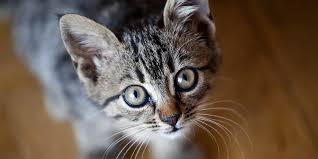
#> input picture python/opencv/cat.jpeg, 318 x 159 px
$ python histequilized.py --image cat.jpeg
#> lines starting #> are read from the running program, lines starting #| are printed output that depends on the picture
import numpy as np
import cv2
import argparse

#This is parsing the image
# fetching the arguments and save in dictionary
ap = argparse.ArgumentParser() #parse command line arguments
ap.add_argument("-i", "--image", required = True, help="Path to the image") #pass image from command line labelled as argument "-image"
args = vars(ap.parse_args()) #parse the arguments and store them in a dictionary

# loading and converting the image into numpy array
# printing the corresponding values
image = cv2.imread(args["image"])
#> image is the input picture: shape (159, 318, 3); mean B, G, R 75.4, 88.7, 105

#Showing the original image
cv2.imshow("Original image or BGR color space", image)
#showtime
cv2.waitKey(0)

#Convert the original image to Gray scale image
gray = cv2.cvtColor(image, cv2.COLOR_BGR2GRAY)
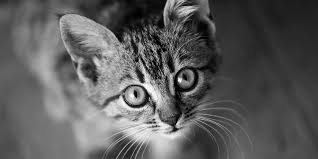
#> gray: shape (159, 318); min 0, max 255, mean 92.1
#Showing the original image
cv2.imshow("Gray scale image", gray)
#showtime
cv2.waitKey(0)

eq = cv2.equalizeHist(gray)
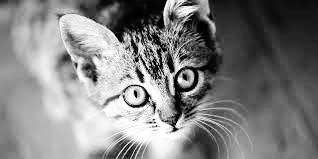
#> eq: shape (159, 318); min 0, max 255, mean 128.2
#Showing the equilize image
cv2.imshow("Equilize image", np.hstack([gray, eq]))
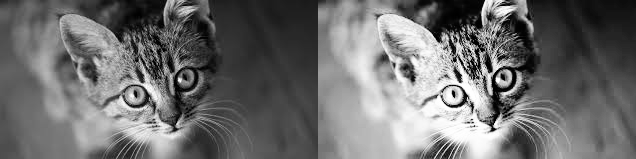
#> window 'Equilize image': shape (159, 636); min 0, max 255, mean 110.1
#showtime
cv2.waitKey(0)

$ run again, on python/opencv/cing.jpg
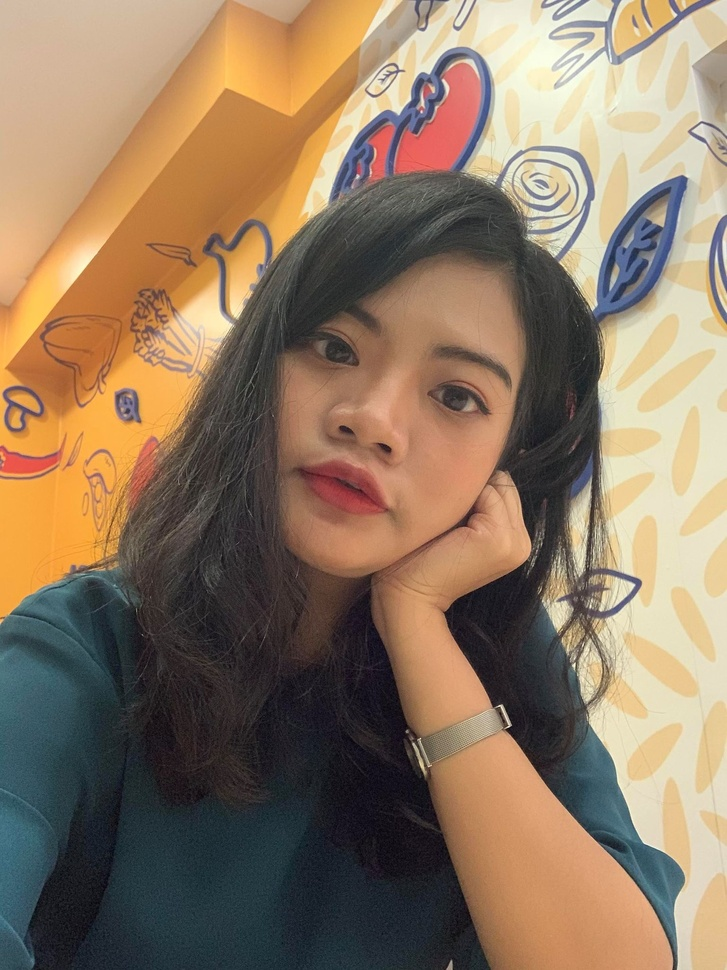
#> input picture python/opencv/cing.jpg, 727 x 970 px, shrunk from 1536 x 2048 before the run
#> image is the input picture: shape (970, 727, 3); mean B, G, R 98, 120.7, 142.9
#> `gray = cv2.cvtColor(image, cv2.COLOR_BGR2GRAY)`:
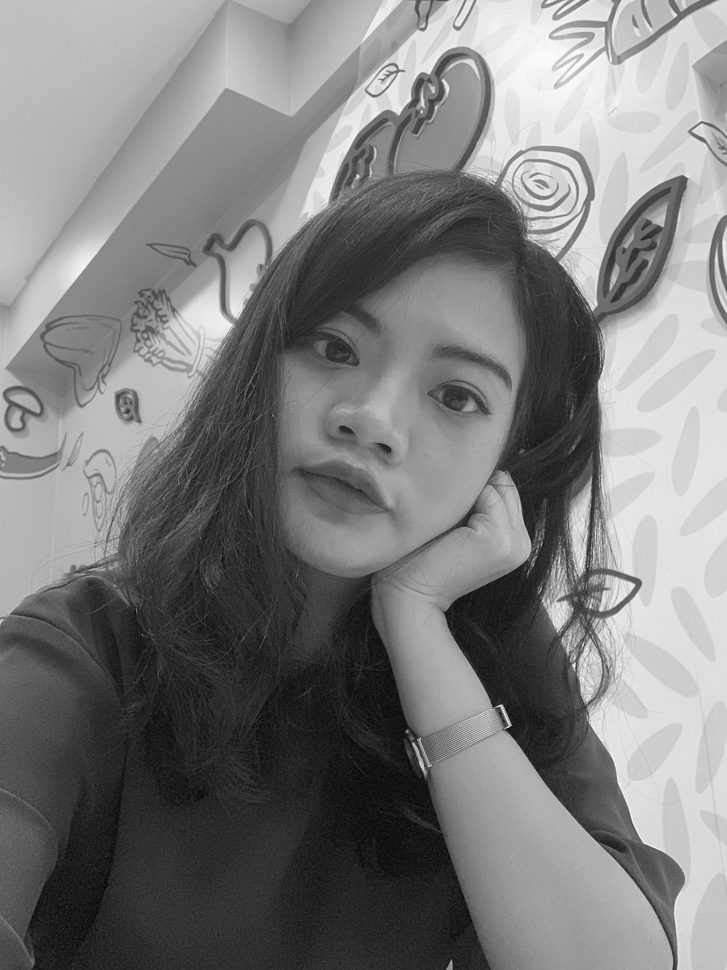
#> gray: shape (970, 727); min 2, max 254, mean 124.8
#> `cv2.imshow("Equilize image", np.hstack([gray, eq]))`:
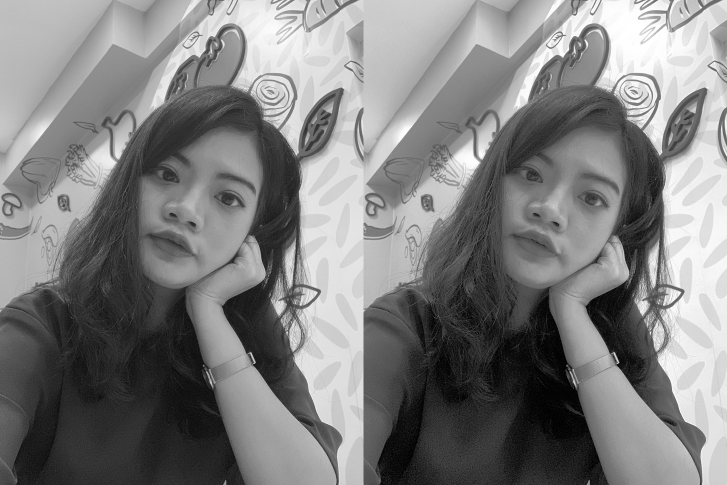
#> window 'Equilize image': shape (970, 1454) (shown at 1/2 size); min 0, max 255, mean 126.5

$ run again, on python/opencv/cing1.png
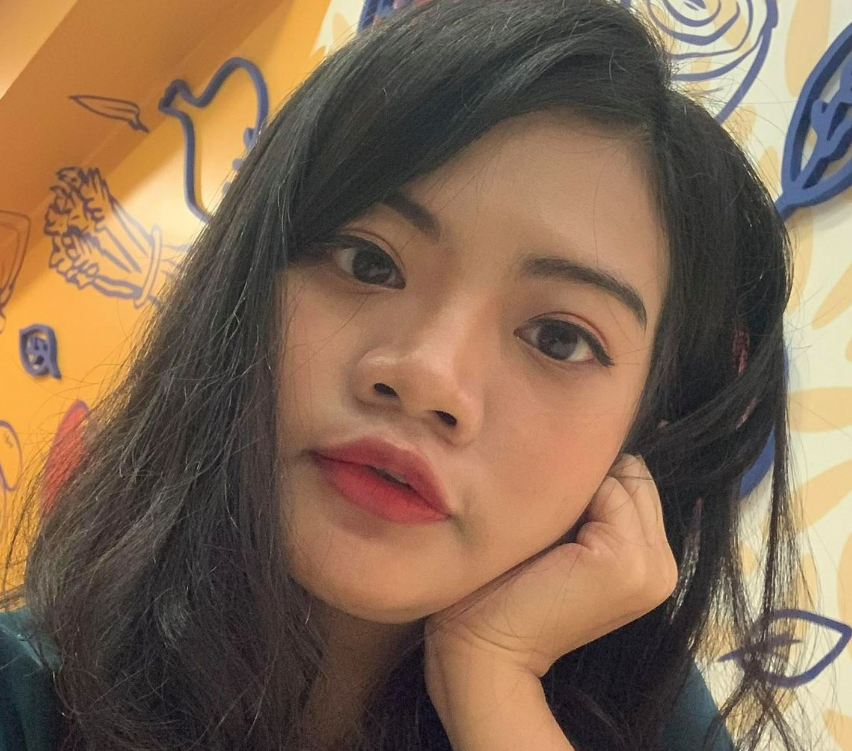
#> input picture python/opencv/cing1.png, 852 x 751 px
#> image is the input picture: shape (751, 852, 3); mean B, G, R 82.8, 105.2, 130.9
#> `eq = cv2.equalizeHist(gray)`:
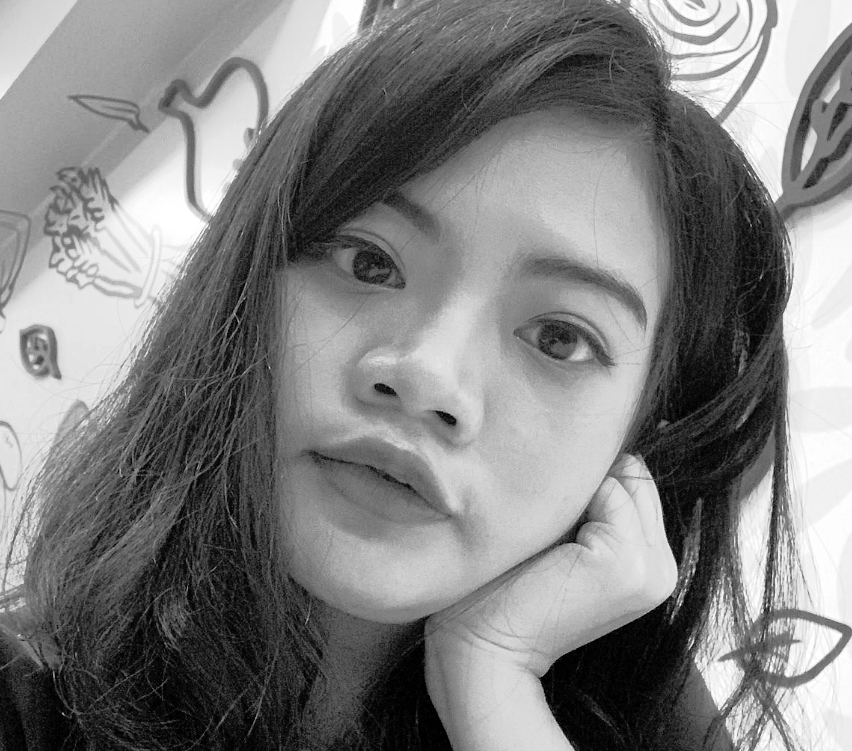
#> eq: shape (751, 852); min 0, max 255, mean 128.2
#> `cv2.imshow("Equilize image", np.hstack([gray, eq]))`:
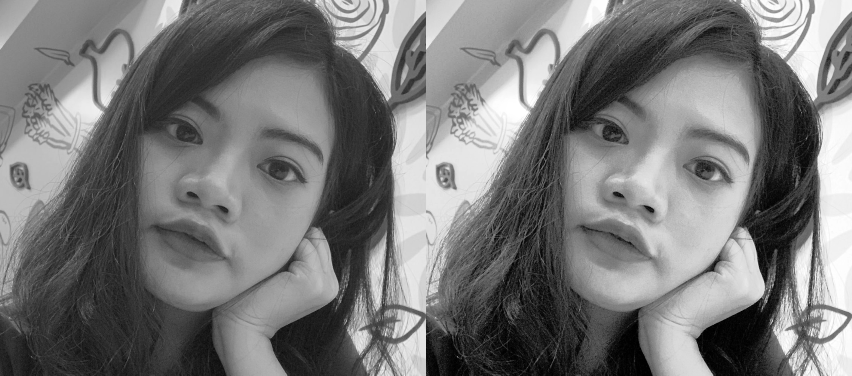
#> window 'Equilize image': shape (751, 1704) (shown at 1/2 size); min 0, max 255, mean 119.3
